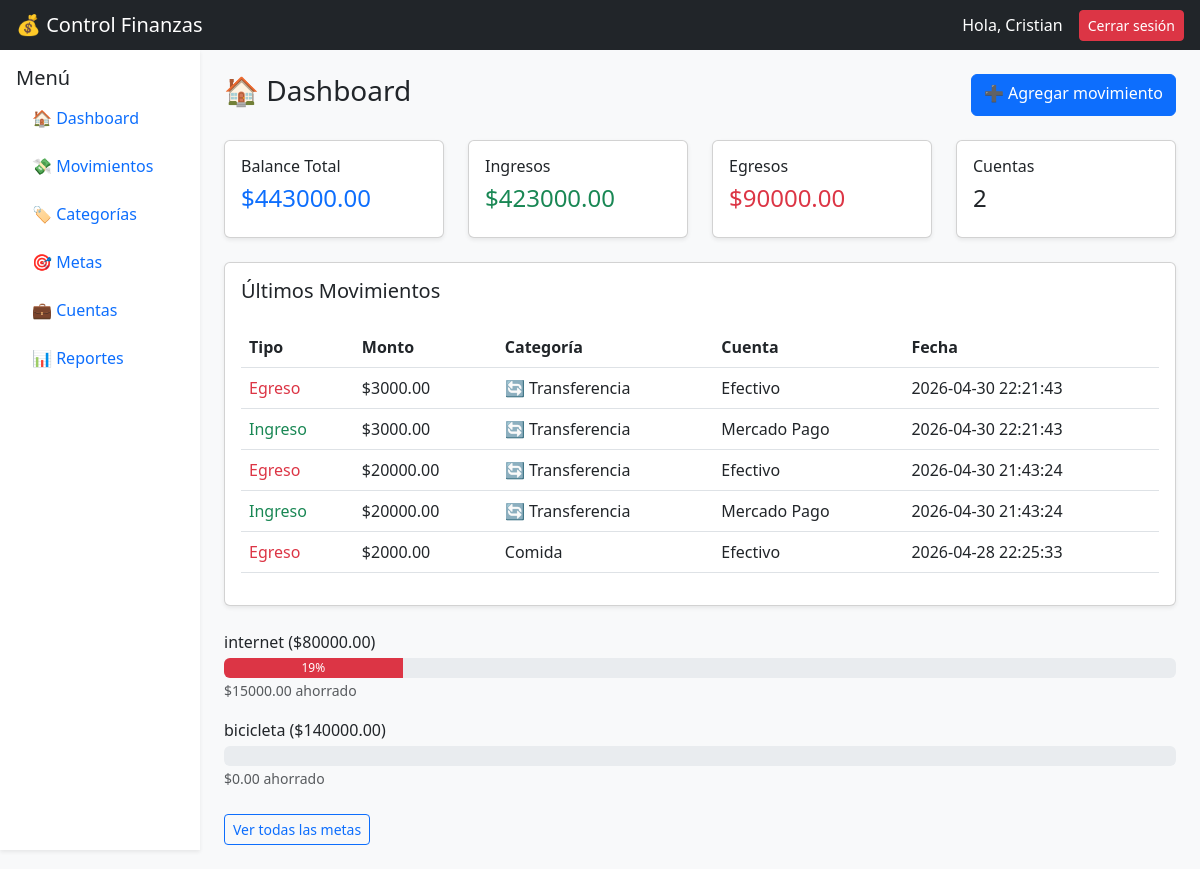
The page /index.php?action=panel (signed in) on the database its author committed.
### tables this page shows
CREATE TABLE `movimientos` (
  `id` int(11) NOT NULL,
  `tipo` enum('ingreso','egreso') NOT NULL,
  `monto` decimal(10,2) NOT NULL,
  `descripcion` varchar(255) DEFAULT NULL,
  `fecha` datetime DEFAULT current_timestamp(),
  `categoria_id` int(11) DEFAULT NULL,
  `cuenta_id` int(11) DEFAULT NULL,
  `usuario_id` int(11) DEFAULT NULL,
  `meta_id` int(11) DEFAULT NULL
);

CREATE TABLE `cuentas` (
  `id` int(11) NOT NULL,
  `nombre` varchar(50) NOT NULL,
  `saldo` decimal(10,2) DEFAULT 0.00,
  `usuario_id` int(11) DEFAULT NULL
);

CREATE TABLE `categorias` (
  `id` int(11) NOT NULL,
  `nombre` varchar(50) NOT NULL,
  `tipo` enum('ingreso','egreso') NOT NULL,
  `usuario_id` int(11) DEFAULT NULL
);

CREATE TABLE `metas` (
  `id` int(11) NOT NULL,
  `nombre` varchar(100) NOT NULL,
  `monto_objetivo` decimal(10,2) NOT NULL,
  `fecha_limite` date DEFAULT NULL,
  `usuario_id` int(11) DEFAULT NULL
);

### controllers/PanelController.php (called while the page is built)
<?php
class PanelController{
    private $model;
    public function __construct()
    {
        require_once("c://xampp/htdocs/control_finanzas/models/Panel.php");
        $this->model = new PanelModel();
    }
    public function index(){
        $usuario_id = $_SESSION["usuario_id"];
        $balance = $this->model->getBalance($usuario_id);
        $ingresos = $this->model->getIngresos($usuario_id);
        $egresos = $this->model->getEgresos($usuario_id);
        $totalCuentas = $this->model->getTotalCuentas($usuario_id);
        $movimientos = $this->model->getMovimientos($usuario_id);
        $metas = $this->model->getMetas($usuario_id);
        require_once("c://xampp/htdocs/control_finanzas/views/panel.php");
    }
}

### config/database.php (called while the page is built)
<?php
    class db{
        private $host = "localhost";
        private $dbname = "control_finanzas";
        private $user = "root";
        private $password = "";
        public function conexion(){
            try{
                $PDO = new PDO("mysql:host=".$this->host.";dbname=".$this->dbname,$this->user,$this->password);
                return $PDO;
            }catch(PDOException $e){
                return $e->getMessage();
            }
        }
    }
?>

### models/Panel.php (called while the page is built)
<?php
    class PanelModel{
        private $PDO;
        public function __construct()
        {
            require_once("c://xampp/htdocs/control_finanzas/config/database.php");
            $con = new db();
            $this->PDO = $con->conexion();
        }
        public function getBalance($usuario_id){
            $stament = $this->PDO->prepare(
                "SELECT SUM(saldo) as total FROM cuentas WHERE usuario_id = :id"
            );
            $stament->bindParam(":id", $usuario_id);
            $stament->execute();
            $resultado = $stament->fetch(PDO::FETCH_ASSOC);
            return $resultado["total"] ?? 0;
        }
        public function getIngresos($usuario_id){
            $stament = $this->PDO->prepare(
                "SELECT SUM(monto) as total
                FROM movimientos
                WHERE tipo = 'ingreso' AND usuario_id = :id"
            );
            $stament->bindParam(":id", $usuario_id);
            $stament->execute();
            $resultado = $stament->fetch(PDO::FETCH_ASSOC);
            return $resultado["total"] ?? 0;
        }
        public function getEgresos($usuario_id){
            $stament = $this->PDO->prepare(
                "SELECT SUM(monto) as total
                FROM movimientos
                WHERE tipo = 'egreso' AND usuario_id = :id"
            );
            $stament->bindParam(":id", $usuario_id);
            $stament->execute();
            $resultado = $stament->fetch(PDO::FETCH_ASSOC);
            return $resultado["total"] ?? 0;
        }
        public function getTotalCuentas($usuario_id){
            $stament = $this->PDO->prepare(
                "SELECT COUNT(*) as total
                FROM cuentas
                WHERE usuario_id = :id"
            );
            $stament->bindParam(":id", $usuario_id);
            $stament->execute();
            $resultado = $stament->fetch(PDO::FETCH_ASSOC);
            return $resultado["total"] ?? 0;
        }
        public function getMovimientos($usuario_id){
            $stament = $this->PDO->prepare(
                "SELECT m.*, c.nombre as categoria, cu.nombre as cuenta
                FROM movimientos m
                LEFT JOIN categorias c ON m.categoria_id = c.id
                LEFT JOIN cuentas cu ON m.cuenta_id = cu.id
                WHERE m.usuario_id = :id
                ORDER BY m.fecha DESC
                LIMIT 5"
            );
            $stament->bindParam(":id", $usuario_id);
            $stament->execute();
            return $stament->fetchAll(PDO::FETCH_ASSOC);
        }
        public function getMetas($usuario_id){
            $stament = $this->PDO->prepare(
                "SELECT
                    m.id,
                    m.nombre,
                    m.monto_objetivo,
                    COALESCE(SUM(ma.monto), 0) as monto_actual,
                    (COALESCE(SUM(ma.monto), 0) / m.monto_objetivo) as progreso
                FROM metas m
                LEFT JOIN meta_aportes ma ON m.id = ma.meta_id
                WHERE m.usuario_id = :id
                GROUP BY m.id
                ORDER BY progreso DESC"
            );
            $stament->bindParam(":id", $usuario_id);
            $stament->execute();
            return $stament->fetchAll(PDO::FETCH_ASSOC);
        }
    }
?>

### views/panel.php (the view, shortened to what this page needs)
<?php require_once("layouts/header.php"); ?>
<?php require_once("c://xampp/htdocs/control_finanzas/views/layouts/navbar.php"); ?>
<div class="container-fluid">
    <div class="row">
        <?php require_once("c://xampp/htdocs/control_finanzas/views/layouts/sidebar.php"); ?>
        <div class="col-12 col-md-10 p-4">
            <div class="d-flex flex-column flex-md-row justify-content-between gap-2 mb-4">
                <h3>🏠 Dashboard</h3>
                <a href="/control_finanzas/index.php?action=movimientos.crear"
                   class="btn btn-primary">
                    ➕ Agregar movimiento
                </a>
            </div>
            <div class="row mb-4">
                <div class="col-12 col-sm-6 col-md-3">
                    <div class="card shadow-sm p-3">
                        <h6>Balance Total</h6>
                        <h4 class="text-primary">$<?= $balance; ?></h4>
                    </div>
                </div>
                <div class="col-12 col-sm-6 col-md-3">
                    <div class="card shadow-sm p-3">
                        <h6>Ingresos</h6>
                        <h4 class="text-success">$<?= $ingresos; ?></h4>
                    </div>
                </div>
                <div class="col-12 col-sm-6 col-md-3">
                    <div class="card shadow-sm p-3">
                        <h6>Egresos</h6>
                        <h4 class="text-danger">$<?= $egresos; ?></h4>
                    </div>
                </div>
                <div class="col-12 col-sm-6 col-md-3">
                    <div class="card shadow-sm p-3">
                        <h6>Cuentas</h6>
                        <h4><?= $totalCuentas; ?></h4>
                    </div>
                </div>
            </div>
            <div class="card shadow-sm mb-4">
                <div class="card-body">
                    <h5>Últimos Movimientos</h5>
                    <div class="table-responsive">
                        <table class="table mt-3">
                            <thead>
                                <tr>
                                    <th>Tipo</th>
                                    <th>Monto</th>
                                    <th>Categoría</th>
                                    <th>Cuenta</th>
                                    <th>Fecha</th>
                                </tr>
                            </thead>
                            <tbody>
                            <?php if(!empty($movimientos)): ?>
                                <?php foreach($movimientos as $m): ?>
                                <tr>
                                    <td class="<?= $m['tipo'] == 'ingreso' ? 'text-success' : 'text-danger' ?>">
                                        <?= ucfirst($m['tipo'])?>
                                    </td>
                                    <td>$<?= $m['monto'] ?></td>
                                    <td class="text-break">
                                        <?php if($m['meta_id']): ?>
                                            🎯 Aporte a meta
                                        <?php elseif(str_contains($m['descripcion'], 'Transferencia')): ?>
                                            🔄 Transferencia
                                        <?php else: ?>
                                            <?= $m['categoria'] ?? 'Sin categoría' ?>
                                        <?php endif; ?>
                                    </td>
                                    <td><?= $m['cuenta'] ?? 'Sin cuenta' ?></td>
                                    <td><?= $m['fecha'] ?></td>
                                </tr>
                                <?php endforeach; ?>
                            <?php endif; ?>
                            </tbody>
                        </table>
                    </div>
                </div>
            </div>
            <?php if(!empty($metas)): ?>
                <?php foreach(array_slice($metas, 0, 3) as $meta): ?>
                    <?php
                        $porcentaje = ($meta['monto_objetivo'] > 0)
                            ? ($meta['monto_actual'] / $meta['monto_objetivo']) * 100
                            : 0;
                        $porcentaje = min($porcentaje, 100);
                        if($porcentaje < 50){
                            $color = "bg-danger";
                        } elseif($porcentaje < 80){
                            $color = "bg-warning";
                        } else {
                            $color = "bg-success";
                        }
                    ?>
                    <div class="mb-3">
                        <p class="mb-1">
                            <?= $meta['nombre'] ?>
                            ($<?= $meta['monto_objetivo'] ?>)
                        </p>
                        <div class="progress" style="height: 20px;">
                            <div class="progress-bar <?= $color ?>"
                                style="width: <?= $porcentaje ?>%">
                                <?= round($porcentaje) ?>%
                            </div>
                        </div>
                        <small class="text-muted">
                            $<?= $meta['monto_actual'] ?> ahorrado
                        </small>
                    </div>
                <?php endforeach; ?>
                <a href="/control_finanzas/index.php?action=metas"
                   class="btn btn-sm btn-outline-primary mt-2">
                    Ver todas las metas
                </a>
            <?php endif; ?>
        </div>
    </div>
</div>
<?php require_once("layouts/footer.php"); ?>

### index.php (shortened to what this page needs)
<?php
require_once("controllers/PanelController.php");
$action = $_GET["action"] ?? "login";
switch($action){
    case "panel":
        (new PanelController())->index();
        break;
}

### views/layouts/header.php (shortened to what this page needs)
<!DOCTYPE html>
<html lang="es">
<head>
    <link href="https://cdn.jsdelivr.net/npm/bootstrap@5.3.0/dist/css/bootstrap.min.css" rel="stylesheet">
</head>
<body class="bg-light">

### views/layouts/navbar.php (shortened to what this page needs)
<nav class="navbar navbar-dark bg-dark px-3">
    <span class="navbar-brand mb-0 h1">
        💰 Control Finanzas
    </span>
    <div class="ms-auto text-white d-flex align-items-center">
        <span class="me-3">
            Hola, <?php echo ucfirst($_SESSION['usuario']); ?>
        </span>
        <a href="/control_finanzas/index.php?action=logout"
           class="btn btn-sm btn-danger">
            Cerrar sesión
        </a>
    </div>
</nav>

### views/layouts/sidebar.php (shortened to what this page needs)
<div class="col-md-2 d-none d-md-block bg-white vh-100 shadow-sm p-3">
    <h5>Menú</h5>
    <ul class="nav flex-column">
        <li class="nav-item mb-2">
            <a class="nav-link active" href="/control_finanzas/index.php?action=panel">🏠 Dashboard</a>
        </li>
        <li class="nav-item mb-2">
            <a class="nav-link" href="/control_finanzas/index.php?action=movimientos">💸 Movimientos</a>
        </li>
        <li class="nav-item mb-2">
            <a class="nav-link" href="/control_finanzas/index.php?action=categorias">🏷️ Categorías</a>
        </li>
        <li class="nav-item mb-2">
            <a class="nav-link" href="/control_finanzas/index.php?action=metas">🎯 Metas</a>
        </li>
        <li class="nav-item mb-2">
            <a class="nav-link" href="/control_finanzas/index.php?action=cuentas">💼 Cuentas</a>
        </li>
        <li class="nav-item mb-2">
            <a class="nav-link" href="/control_finanzas/index.php?action=reportes">📊 Reportes</a>
        </li>
    </ul>
</div>

### views/layouts/footer.php (shortened to what this page needs)
</body>
</html>

### rows shown on the page
movimientos: tipo "Egreso", monto "3000.00", shows "🔄 Transferencia", cuenta.nombre "Efectivo", fecha "2026-04-30 22:21:43"
movimientos: tipo "Ingreso", monto "3000.00", shows "🔄 Transferencia", cuenta.nombre "Mercado Pago", fecha "2026-04-30 22:21:43"
movimientos: tipo "Egreso", monto "20000.00", shows "🔄 Transferencia", cuenta.nombre "Efectivo", fecha "2026-04-30 21:43:24"
movimientos: tipo "Ingreso", monto "20000.00", shows "🔄 Transferencia", cuenta.nombre "Mercado Pago", fecha "2026-04-30 21:43:24"
movimientos: tipo "Egreso", monto "2000.00", categoria.nombre "Comida", cuenta.nombre "Efectivo", fecha "2026-04-28 22:25:33"
metas: nombre "internet", monto_objetivo "80000.00", $porcentaje 18.75 (drawn), porcentaje "19", monto_actual "15000.00"
metas: nombre "bicicleta", monto_objetivo "140000.00", monto_actual "0.00"

### other values the page prints
$_SESSION['usuario'] "Cristian"
$balance "443000.00"
$ingresos "423000.00"
$egresos "90000.00"
$totalCuentas "2"
